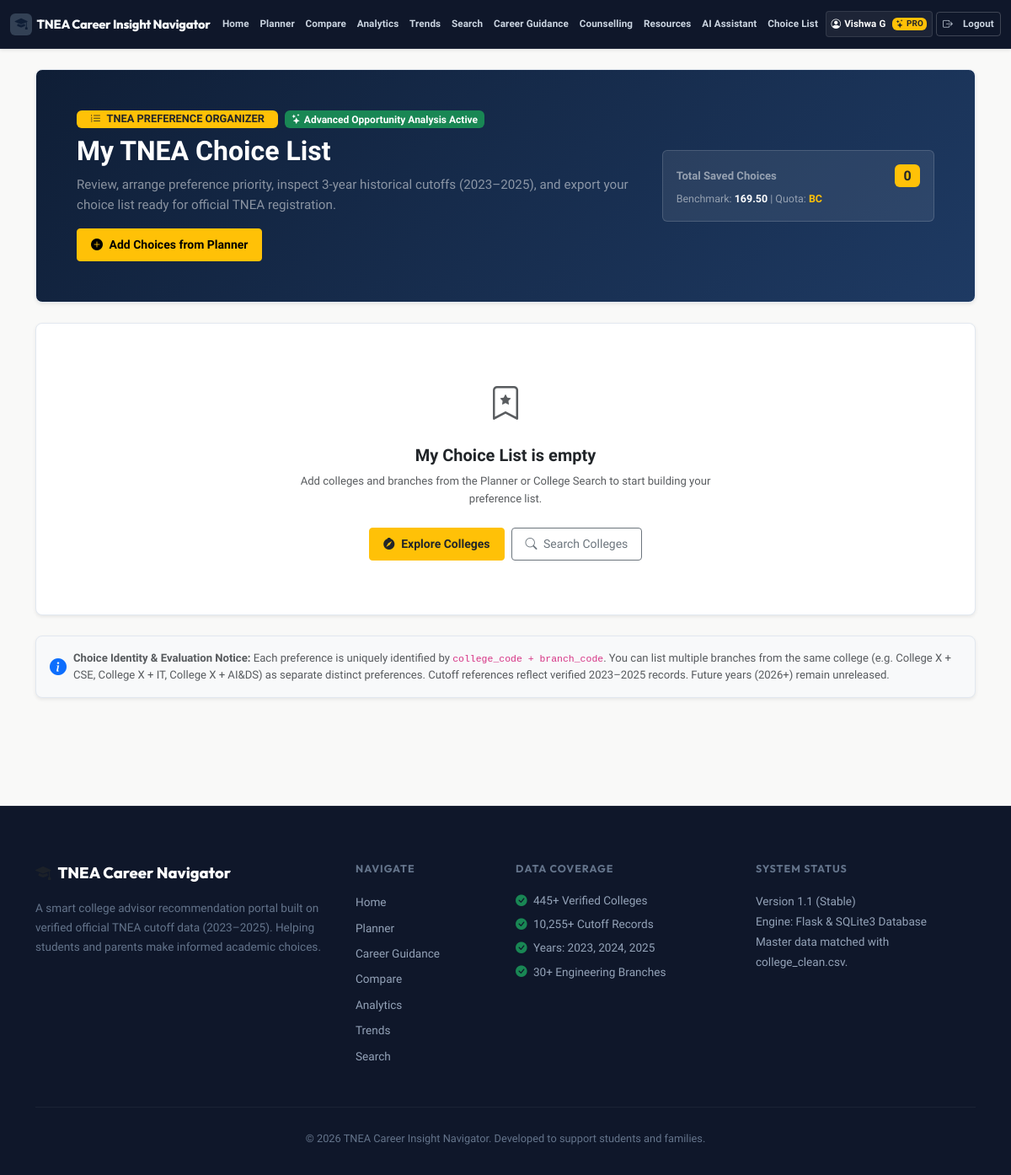
The page /choice-list/advanced (signed in) on the database as committed earlier.
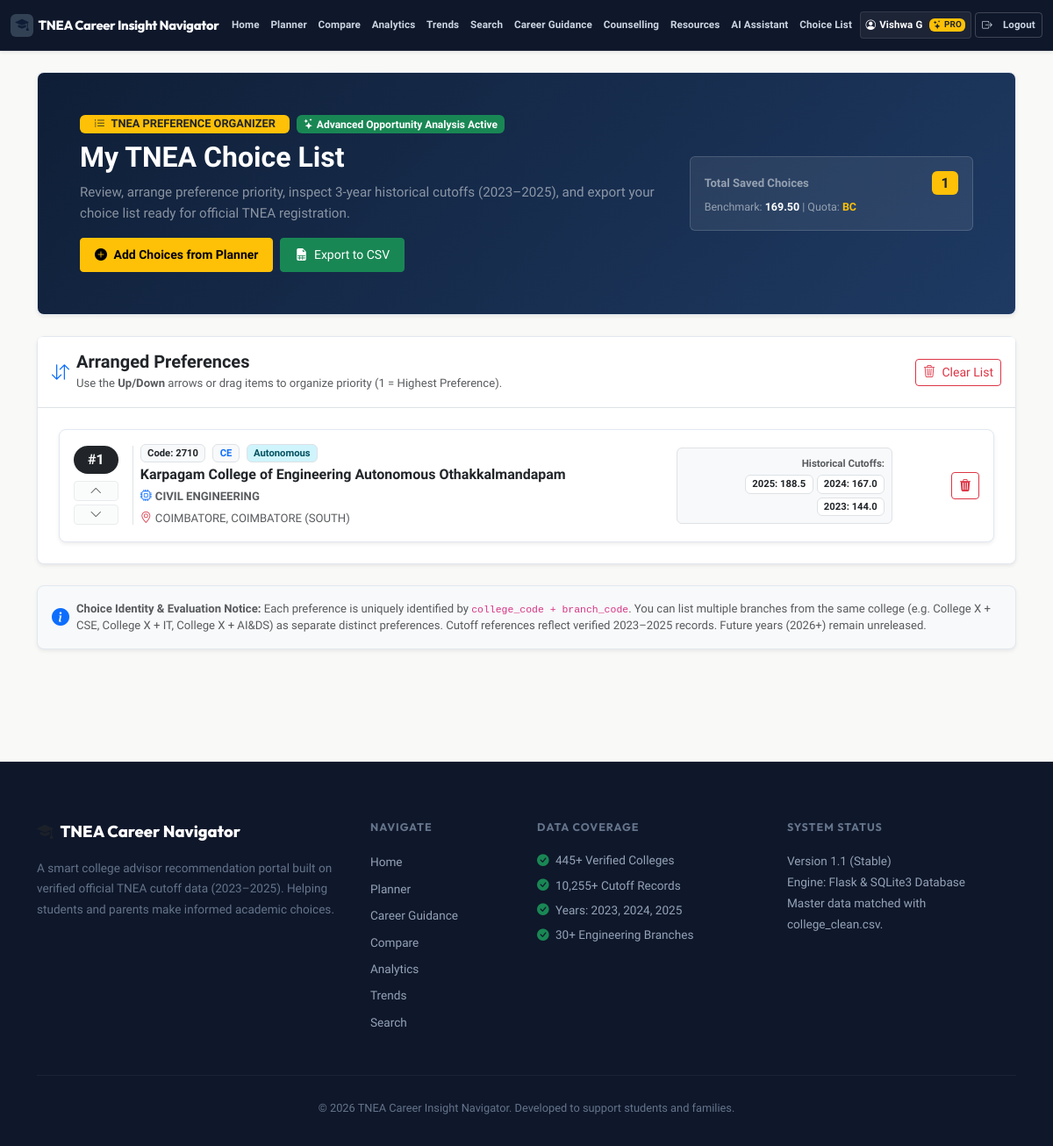
The same page on the database as committed later.
### tables this page shows
CREATE TABLE user_choice_list (
            id INTEGER PRIMARY KEY AUTOINCREMENT,
            user_id INTEGER NOT NULL,
            college_code INTEGER NOT NULL,
            branch_code TEXT NOT NULL,
            preference_order INTEGER NOT NULL DEFAULT 1,
            created_at TIMESTAMP DEFAULT CURRENT_TIMESTAMP,
            UNIQUE(user_id, college_code, branch_code),
            FOREIGN KEY (user_id) REFERENCES users(id)
        );

CREATE TABLE "colleges" (
"college_code" INTEGER,
  "college_name" TEXT,
  "district" TEXT,
  "college_type" TEXT
);

CREATE TABLE "branches" (
"college_code" INTEGER,
  "branch_code" TEXT,
  "branch_name" TEXT
);

CREATE TABLE "college_info" (
"college_code" INTEGER,
  "address" TEXT,
  "taluk" TEXT,
  "district" TEXT,
  "pincode" TEXT,
  "phone" TEXT,
  "email" TEXT,
  "website" TEXT,
  "autonomous" TEXT,
  "hostel_boys" TEXT,
  "hostel_girls" TEXT,
  "transport" TEXT
);

CREATE TABLE "cutoffs" (
"year" INTEGER,
  "college_code" INTEGER,
  "branch_code" TEXT,
  "oc" REAL,
  "bc" REAL,
  "bcm" REAL,
  "mbc" REAL,
  "sc" REAL,
  "sca" REAL,
  "st" REAL,
  "oc_partial" INTEGER,
  "bc_partial" INTEGER,
  "bcm_partial" INTEGER,
  "mbc_partial" INTEGER,
  "sc_partial" INTEGER,
  "sca_partial" INTEGER,
  "st_partial" INTEGER
);

### app.py (the view)
@app.route("/choice-list")
@app.route("/choice-list/advanced")
@login_required
@premium_required
def choice_list_view():
    user_id = session.get("user_id")
    user = get_user_by_id(user_id) if user_id else None
    profile = get_student_profile(user_id) if user_id else None
    choices = get_user_choice_list(user_id) if user_id else []
    is_premium_user = bool(user and user.get("is_premium"))
    student_cutoff = float(profile.get("cutoff", 0.0)) if profile else 0.0
    student_comm = str(profile.get("community", "OC")).upper() if profile else "OC"
    comm_col = student_comm.lower()
    for item in choices:
        cutoffs = item.get("historical_cutoffs", [])
        ref_cutoff = None
        for c in cutoffs:
            val = c.get(comm_col) or c.get("oc")
            if val is not None:
                ref_cutoff = float(val)
                break
        item["ref_cutoff"] = ref_cutoff
        if ref_cutoff and student_cutoff > 0:
            diff = student_cutoff - ref_cutoff
            if diff < -1.0:
                item["tier"] = "Dream"
                item["tier_class"] = "badge-danger"
                item["tier_desc"] = "Aspirational (Cutoff above score)"
            elif -1.0 <= diff <= 2.0:
                item["tier"] = "Realistic"
                item["tier_class"] = "badge-primary"
                item["tier_desc"] = "Target Match (Near exact score)"
            else:
                item["tier"] = "Safer"
                item["tier_class"] = "badge-success"
                item["tier_desc"] = "Safe Backup (Score comfortably above)"
        else:
            item["tier"] = "Unranked"
            item["tier_class"] = "badge-secondary"
            item["tier_desc"] = "Add Cutoff to Classify"
    response = make_response(render_template(
        "choice_list.html",
        choices=choices,
        profile=profile,
        student_cutoff=student_cutoff,
        student_community=student_comm,
        total_choices=len(choices),
        is_premium_analysis=is_premium_user
    ))
    response.headers["Cache-Control"] = "no-cache, no-store, must-revalidate"
    return response

### app.py (called while the page is built, shortened)
@app.context_processor
def inject_user():
    user_id = session.get("user_id")
    if user_id:
        user = get_user_by_id(user_id)
        if user:
            session["is_premium"] = user["is_premium"]
            return {
                "current_user": {
                    "id": user["id"],
                    "name": user["name"],
                    "email": user["email"],
                    "is_premium": bool(user["is_premium"]),
                    "is_authenticated": True
                }
            }

@app.before_request
def require_login_for_visitors():
    endpoint = request.endpoint
    if endpoint is None:
        return
    if endpoint in PUBLIC_ENDPOINTS or endpoint.startswith("static"):
        return
    if not session.get("user_id"):
        return redirect(url_for("login", next=request.url))

def login_required(f):
    @wraps(f)
    def decorated_function(*args, **kwargs):
        if not session.get("user_id"):
            return redirect(url_for("login", next=request.url))
        return f(*args, **kwargs)
    return decorated_function

### models/database.py (called while the page is built)
def get_connection():
    conn = sqlite3.connect(DB_PATH)
    conn.row_factory = sqlite3.Row
    return conn

### templates/choice_list.html (shortened to what the changed rows need)
{% extends "base.html" %}
{% block content %}
<div class="container py-4">
    <div class="card shadow-sm border-0 mb-4" style="background: linear-gradient(135deg, #0f1e36 0%, #1e3a63 100%); color: #ffffff; border-radius: 12px;">
        <div class="card-body p-4 p-md-5">
            <div class="row align-items-center">
                <div class="col-lg-8">
                    <h1 class="h2 fw-bold text-white mb-2">My TNEA Choice List</h1>
                    <div class="d-flex flex-wrap gap-2 align-items-center">
                        <a href="/planner" class="btn btn-warning btn-sm fw-semibold px-3 py-2">
                            <i class="bi bi-plus-circle-fill me-1"></i> Add Choices from Planner
                        </a>
                        {% if choices %}
                        <button id="exportCsvBtn" class="btn btn-success btn-sm px-3 py-2">
                            <i class="bi bi-file-earmark-spreadsheet-fill me-1"></i> Export to CSV
                        </button>
                        {% endif %}
                    </div>
                </div>
                <div class="col-lg-4 mt-4 mt-lg-0">
                    <div class="p-3 rounded" style="background: rgba(255, 255, 255, 0.08); border: 1px solid rgba(255, 255, 255, 0.15);">
                        <div class="d-flex justify-content-between align-items-center mb-1">
                            <span class="text-white-50 small fw-semibold">Total Saved Choices</span>
                            <span class="badge bg-warning text-dark fs-6" id="totalChoicesBadge">{{ total_choices }}</span>
                        </div>
                    </div>
                </div>
            </div>
        </div>
    </div>
    {% if choices %}
    <div class="card shadow-sm border-0 mb-4">
        <div class="card-header bg-white py-3 border-bottom d-flex flex-wrap justify-content-between align-items-center gap-2">
            <div class="d-flex align-items-center">
                <i class="bi bi-arrow-down-up text-primary me-2 fs-5"></i>
                <div>
                    <h5 class="fw-bold mb-0">Arranged Preferences</h5>
                    <small class="text-muted">Use the <strong>Up/Down</strong> arrows or drag items to organize priority (1 = Highest Preference).</small>
                </div>
            </div>
            <div class="d-flex gap-2">
                <button id="clearAllBtn" class="btn btn-outline-danger btn-sm">
                    <i class="bi bi-trash3 me-1"></i> Clear List
                </button>
            </div>
        </div>
        <div class="card-body p-3 p-md-4">
            <div id="choiceListWrapper" class="d-flex flex-column gap-3">
                {% for item in choices %}
                <div class="card border choice-card p-3 shadow-sm position-relative"
                     data-id="{{ item.id }}"
                     data-code="{{ item.college_code }}"
                     data-branch="{{ item.branch_code }}"
                     data-name="{{ item.college_name }}"
                     data-district="{{ item.district or 'Tamil Nadu' }}"
                     data-cutoff="{{ item.ref_cutoff or 'N/A' }}"
                     style="transition: all 0.2s ease;">
                    <div class="row align-items-center g-3">
                        <div class="col-auto text-center border-end pe-3">
                            <span class="badge bg-dark rounded-pill fs-6 px-3 py-2 order-number" style="min-width: 42px;">
                                #{{ item.preference_order }}
                            </span>
                            <div class="d-flex flex-column gap-1 mt-2">
                                <button type="button" class="btn btn-sm btn-light border py-0 px-2 move-up-btn" title="Move Up in Preference" {% if loop.first %}disabled{% endif %}>
                                    <i class="bi bi-chevron-up"></i>
                                </button>
                                <button type="button" class="btn btn-sm btn-light border py-0 px-2 move-down-btn" title="Move Down in Preference" {% if loop.last %}disabled{% endif %}>
                                    <i class="bi bi-chevron-down"></i>
                                </button>
                            </div>
                        </div>
                        <div class="col-md-6 col-lg-7">
                            <div class="d-flex align-items-center gap-2 mb-1">
                                <span class="badge bg-light text-dark border small fw-bold">Code: {{ item.college_code }}</span>
                                <span class="badge bg-light text-primary border small fw-bold">{{ item.branch_code }}</span>
                                {% if item.autonomous and item.autonomous|lower == 'yes' %}
                                <span class="badge bg-info-subtle text-info-emphasis border small">Autonomous</span>
                                {% endif %}
                                {% if is_premium_analysis %}
                                <span class="badge {{ item.tier_class }} small">{{ item.tier }} Match</span>
                                {% else %}
                                <a href="/premium?next=/choice-list&feature=choice_analysis" class="badge bg-warning-subtle text-dark border small text-decoration-none" title="Unlock automated Dream/Target/Safe classification with ₹200 Premium Access">
                                    <i class="bi bi-lock-fill text-warning me-1"></i> Tier Analysis (PRO)
                                </a>
                                {% endif %}
                            </div>
                            <h6 class="fw-bold text-dark mb-1">
                                <a href="/college/{{ item.college_code }}" class="text-decoration-none text-dark hover-primary">
                                    {{ item.college_name or 'College ' ~ item.college_code }}
                                </a>
                            </h6>
                            <div class="text-muted small mb-1">
                                <i class="bi bi-cpu text-primary me-1"></i><strong>{{ item.branch_name or item.branch_code }}</strong>
                            </div>
                            <div class="text-muted small">
                                <i class="bi bi-geo-alt text-danger me-1"></i>{{ item.district or 'Tamil Nadu' }}{% if item.taluk %}, {{ item.taluk }}{% endif %}
                            </div>
                        </div>
                        <div class="col-md-4 col-lg-3 text-md-end">
                            <div class="p-2 bg-light rounded border text-start text-md-end">
                                <span class="small fw-semibold text-muted d-block" style="font-size: 0.72rem;">Historical Cutoffs:</span>
                                {% if item.historical_cutoffs %}
                                    <div class="d-flex flex-wrap justify-content-start justify-content-md-end gap-1 mt-1">
                                        {% for co in item.historical_cutoffs[:3] %}
                                        <span class="badge bg-white text-dark border small" title="Year {{ co.year }} (OC: {{ co.oc or 'N/A' }} | BC: {{ co.bc or 'N/A' }})">
                                            <strong>{{ co.year }}:</strong> {{ co.oc or 'N/A' }}
                                        </span>
                                        {% endfor %}
                                    </div>
                                {% else %}
                                    <span class="small text-muted">No historical cutoff record</span>
                                {% endif %}
                            </div>
                        </div>
                        <div class="col-auto text-end ms-auto">
                            <button class="btn btn-outline-danger btn-sm remove-choice-btn" data-code="{{ item.college_code }}" data-branch="{{ item.branch_code }}" title="Remove this choice">
                                <i class="bi bi-trash3-fill"></i>
                            </button>
                        </div>
                    </div>
                </div>
                {% endfor %}
            </div>
        </div>
    </div>
    {% else %}
    <div class="card shadow-sm border-0 py-5 text-center mb-4">
        <div class="card-body">
            <i class="bi bi-bookmark-star fs-1 text-muted mb-3 d-block"></i>
            <h5 class="fw-bold text-dark">My Choice List is empty</h5>
            <p class="text-muted small mb-4 mx-auto" style="max-width: 500px;">
                Add colleges and branches from the Planner or College Search to start building your preference list.
            </p>
            <div class="d-flex justify-content-center gap-2">
                <a href="/planner" class="btn btn-warning btn-sm px-3 py-2 fw-semibold text-dark">
                    <i class="bi bi-compass-fill me-1"></i> Explore Colleges
                </a>
                <a href="/search" class="btn btn-outline-secondary btn-sm px-3 py-2">
                    <i class="bi bi-search me-1"></i> Search Colleges
                </a>
            </div>
        </div>
    </div>
    {% endif %}
</div>
{% endblock %}

Rows that differ between the two databases and show on the page:
added user_choice_list: preference_order "1", college_code "2710", branch_code "CE", college_name "Karpagam College of Engineering Autonomous Othakkalmandapam", branch_name "CIVIL ENGINEERING", district "COIMBATORE", taluk "COIMBATORE (SOUTH)", year "2025" "2024", oc "188.5" "167.0"
now on this page (row unchanged): cutoffs: year "2023", oc "144.0"
Other text that changed with them:
{{ total_choices }}: "0" → "1"
text no longer shown: "My Choice List is empty Add colleges and branches from the Planner or College Search to start building your preference list. Explore Colleges Search Colleges"
text now shown: "Export to CSV Arranged Preferences Use the Up/Down arrows or drag items to organize priority (1 = Highest Preference). Clear List"
